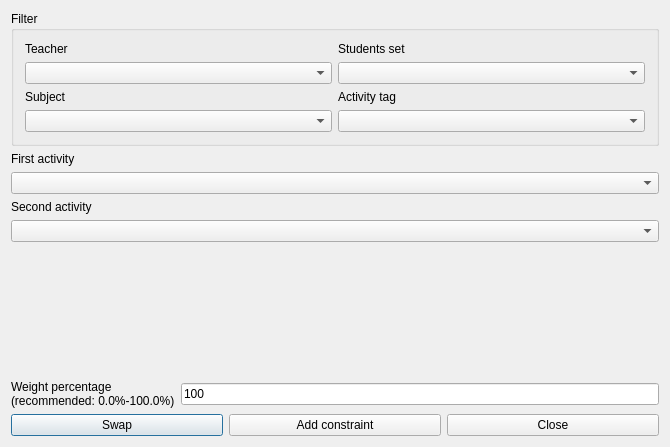
<?xml version="1.0" encoding="UTF-8"?>
<ui version="4.0">
 <class>AddConstraintTwoActivitiesOrderedIfSameDayForm_template</class>
 <widget class="QDialog" name="AddConstraintTwoActivitiesOrderedIfSameDayForm_template">
  <property name="geometry">
   <rect>
    <x>0</x>
    <y>0</y>
    <width>670</width>
    <height>447</height>
   </rect>
  </property>
  <property name="windowTitle">
   <string extracomment="This is the title of the dialog to add a new constraint of this type">Add two activities ordered if same day</string>
  </property>
  <layout class="QGridLayout" name="gridLayout_2">
   <item row="0" column="0">
    <widget class="QGroupBox" name="filterGroupBox">
     <property name="title">
      <string>Filter</string>
     </property>
     <layout class="QGridLayout" name="gridLayout">
      <item row="0" column="0">
       <widget class="QLabel" name="teachersTextLabel">
        <property name="text">
         <string>Teacher</string>
        </property>
        <property name="wordWrap">
         <bool>false</bool>
        </property>
       </widget>
      </item>
      <item row="0" column="1">
       <widget class="QLabel" name="studentsTextLabel">
        <property name="text">
         <string>Students set</string>
        </property>
        <property name="wordWrap">
         <bool>false</bool>
        </property>
       </widget>
      </item>
      <item row="1" column="0">
       <widget class="QComboBox" name="teachersComboBox"/>
      </item>
      <item row="1" column="1">
       <widget class="QComboBox" name="studentsComboBox"/>
      </item>
      <item row="2" column="0">
       <widget class="QLabel" name="subjectsTextLabel">
        <property name="text">
         <string>Subject</string>
        </property>
        <property name="wordWrap">
         <bool>false</bool>
        </property>
       </widget>
      </item>
      <item row="2" column="1">
       <widget class="QLabel" name="activityTagsTextLabel">
        <property name="text">
         <string>Activity tag</string>
        </property>
        <property name="wordWrap">
         <bool>false</bool>
        </property>
       </widget>
      </item>
      <item row="3" column="0">
       <widget class="QComboBox" name="subjectsComboBox"/>
      </item>
      <item row="3" column="1">
       <widget class="QComboBox" name="activityTagsComboBox"/>
      </item>
     </layout>
    </widget>
   </item>
   <item row="1" column="0">
    <layout class="QVBoxLayout">
     <item>
      <widget class="QLabel" name="activityTextLabel">
       <property name="frameShape">
        <enum>QFrame::NoFrame</enum>
       </property>
       <property name="frameShadow">
        <enum>QFrame::Plain</enum>
       </property>
       <property name="text">
        <string>First activity</string>
       </property>
       <property name="wordWrap">
        <bool>false</bool>
       </property>
      </widget>
     </item>
     <item>
      <widget class="QComboBox" name="firstActivitiesComboBox">
       <property name="editable">
        <bool>false</bool>
       </property>
       <property name="insertPolicy">
        <enum>QComboBox::NoInsert</enum>
       </property>
       <property name="duplicatesEnabled">
        <bool>false</bool>
       </property>
      </widget>
     </item>
    </layout>
   </item>
   <item row="2" column="0">
    <layout class="QVBoxLayout">
     <item>
      <widget class="QLabel" name="activityTextLabel_2">
       <property name="frameShape">
        <enum>QFrame::NoFrame</enum>
       </property>
       <property name="frameShadow">
        <enum>QFrame::Plain</enum>
       </property>
       <property name="text">
        <string>Second activity</string>
       </property>
       <property name="wordWrap">
        <bool>false</bool>
       </property>
      </widget>
     </item>
     <item>
      <widget class="QComboBox" name="secondActivitiesComboBox">
       <property name="editable">
        <bool>false</bool>
       </property>
       <property name="insertPolicy">
        <enum>QComboBox::NoInsert</enum>
       </property>
       <property name="duplicatesEnabled">
        <bool>false</bool>
       </property>
      </widget>
     </item>
    </layout>
   </item>
   <item row="3" column="0">
    <spacer name="spacer2">
     <property name="orientation">
      <enum>Qt::Vertical</enum>
     </property>
     <property name="sizeType">
      <enum>QSizePolicy::Expanding</enum>
     </property>
     <property name="sizeHint" stdset="0">
      <size>
       <width>21</width>
       <height>80</height>
      </size>
     </property>
    </spacer>
   </item>
   <item row="4" column="0">
    <layout class="QHBoxLayout">
     <item>
      <widget class="QLabel" name="weightTextLabel">
       <property name="frameShape">
        <enum>QFrame::NoFrame</enum>
       </property>
       <property name="frameShadow">
        <enum>QFrame::Plain</enum>
       </property>
       <property name="text">
        <string>Weight percentage
(recommended: 0.0%-100.0%)</string>
       </property>
       <property name="wordWrap">
        <bool>false</bool>
       </property>
      </widget>
     </item>
     <item>
      <widget class="QLineEdit" name="weightLineEdit">
       <property name="text">
        <string notr="true">100</string>
       </property>
      </widget>
     </item>
    </layout>
   </item>
   <item row="5" column="0">
    <layout class="QHBoxLayout">
     <item>
      <widget class="QPushButton" name="swapPushButton">
       <property name="text">
        <string comment="Interchange (swap) the two selected activities in the dialog">Swap</string>
       </property>
      </widget>
     </item>
     <item>
      <widget class="QPushButton" name="addConstraintPushButton">
       <property name="text">
        <string>Add constraint</string>
       </property>
      </widget>
     </item>
     <item>
      <widget class="QPushButton" name="closePushButton">
       <property name="text">
        <string>Close</string>
       </property>
      </widget>
     </item>
    </layout>
   </item>
  </layout>
 </widget>
 <layoutdefault spacing="6" margin="11"/>
 <resources/>
 <connections/>
</ui>
